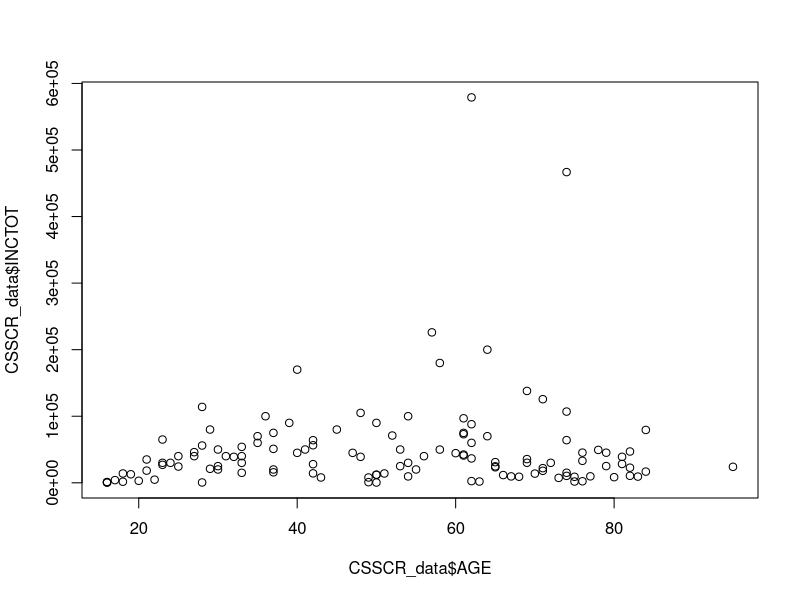
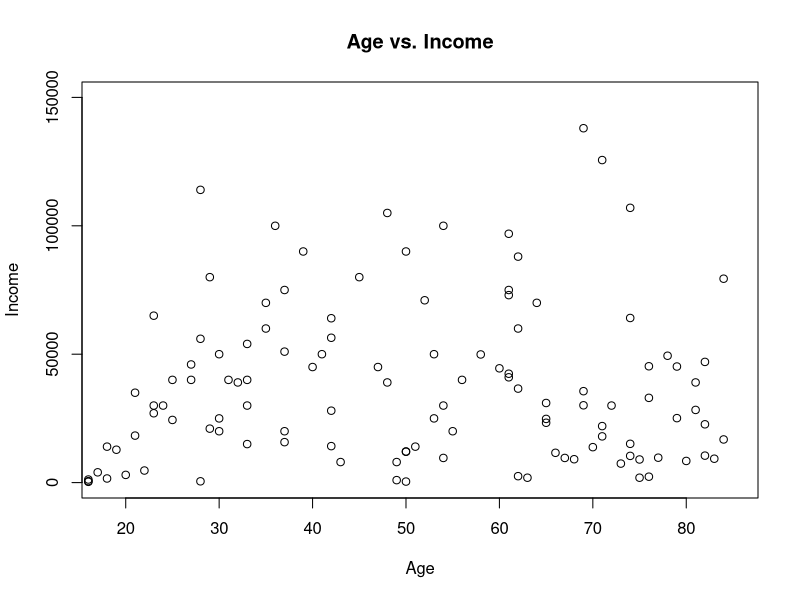
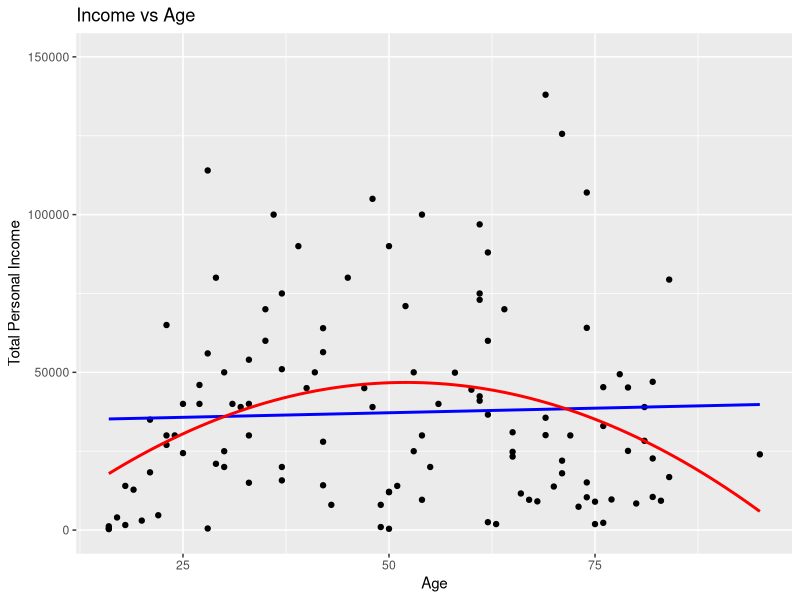

Recreate these plots in R, in order.
## ---- chunk 1
3+4
2/3
5*2
## ---- chunk 2
2.1
F
"Happy"
"2"

a <- 3
## assign the character 2.1 to object called b
b <- "2.1"
## assign the character hello to object called bb
c <- "happy"
## assign the value of object a to object called c
d <- a
## ---- chunk 3
pi
sqrt(4)
exp(1) # Euler's number
log(1)
sin(3.1415)
tan(3.1415)
## ---- chunk 4
# vector
numbers <- c(1,4,2)

colors <- c("lightgreen", "pink", "blue")

# data frame 
demo_data <- 	data.frame(
  gender = c("Male", "Male","Female"), 
  height = c(152, 171.5, 165), 
  weight = c(81,93, 78),
  Age    = c(42,38,26)
  )

# list
mylist <- list(2.1, c(1,3,7), c("abc", "def"), demo_data)

## ---- chunk 5
x <- 5

if (x > 0) {
  print("x is positive")
} else {
  print("x is not positive")
}

## ---- chunk 6
for (i in 1:5) {
  print(i)
  #print(paste("Value of i is", i))
}
## ---- chunk 7

# sampled_data <- data[sample(nrow(data), nrow(data) * 0.00005), ]

CSSCR_data <- data.frame(AGE = c(36, 66, 48, 84, 76, 61, 69, 33, 95, 61, 83, 69, 29, 73, 28, 80, 49, 48, 30, 54, 65, 71, 23, 67, 74, 81, 58, 76, 49, 29, 21, 33, 62, 25, 22, 24, 18, 40, 27, 23, 81, 62, 61, 28, 30, 40, 84, 21, 50, 27, 75, 37, 50, 71, 23, 74, 57, 35, 64, 62, 42, 50, 16, 65, 70, 43, 33, 37, 61, 18, 64, 52, 72, 35, 33, 79, 82, 42, 50, 60, 19, 74, 69, 82, 47, 37, 62, 58, 39, 20, 74, 68, 62, 17, 74, 78, 54, 28, 32, 82, 30, 42, 31, 53, 37, 53, 79, 51, 71, 76, 63, 54, 42, 25, 77, 41, 55, 75, 45, 16, 61, 56, 65, 16))


CSSCR_data$INCTOT <- c(100000, 11600, 105000, 79400, 2300, 73000, 138000, 15000, 24000, 96900, 9300, 35600, 21010, 7400, 500, 8430, 960, 39000, 50000, 100000, 31000, 18000, 27000, 9600, 466800, 28300, 49900, 33000, 8000, 80000, 35000, 30000, 2500, 24400, 4700, 30000,
 14000, 45000, 46000, 65000, 39000, 36600, 75000, 56000, 25000, 170000, 16800, 18300, 400, 40000, 1900, 75000, 12000, 125600, 30000, 15100, 226000, 60000, 70000, 60000, 28000, 12130, 570, 23300, 13800, 8000, 54000, 15750, 41000, 1600, 200000, 71000, 30000, 70000, 40000, 45200, 10500, 64000, 90000, 44500, 12800, 64100, 30100, 47000, 45000, 51000, 88000, 180000, 90000, 3000, 10400, 9100, 579000, 4000, 107000, 49400, 9600, 114000, 39000, 22700, 20000, 14200, 40000, 25000, 20000, 50000, 25100, 14000, 22000, 45300, 1900, 30000, 56400, 40000, 9700, 50000, 20000, 9000, 80000, 300, 42400, 40000, 24800, 1200)

## ---- chunk 8
dim(CSSCR_data)
mean(CSSCR_data$INCTOT)
median(CSSCR_data$INCTOT)
mean(CSSCR_data$AGE)
median(CSSCR_data$AGE)
## ---- chunk 9
#install.packages("dplyr")
library(dplyr)
count(CSSCR_data,AGE > 30)
help("count")
?count

## ---- chunk 10
plot(CSSCR_data$AGE, CSSCR_data$INCTOT)
## ---- chunk 11
plot(CSSCR_data$AGE, CSSCR_data$INCTOT, 
     main = "Age vs. Income", 
     xlab = "Age", 
     ylab = "Income",
     ylim = c(0,150000),
     xlim = c(18,85))

?plot
## ---- chunk 12
# Install and load the ggplot2 package
#install.packages("ggplot2")

library(ggplot2)

# Plotting
ggplot(CSSCR_data, aes(x = AGE, y = INCTOT)) +
  geom_point() +  # Scatter plot
  geom_smooth(method = "lm", se = FALSE, color = "blue") +  # Linear fit
  geom_smooth(method = "lm", formula = y ~ poly(x, 2), se = FALSE, color = "red") +  # Quadratic fit
  ylim(0, 150000) + 
  labs(title = "Income vs Age", x = "Age", y = "Total Personal Income")


  
## ---- chunk 13
getwd()

#setwd("/Users/dadmehr/R")

# Destination file path (where you want to save the file)
obesity_data <- read.csv("National_Obesity_By_State.csv")

# View the first few rows of the dataset
head(obesity_data)
tail(obesity_data, n = 10)
?tail
summary(obesity_data)
?summary
## ---- chunk 14
# Load the dplyr package
library(dplyr)

obesity_data %>%
  filter(Obesity > 34 ) %>%
  arrange(desc(Obesity))

## ---- chunk 15

arrange(filter(obesity_data, Obesity > 34), desc(Obesity))

